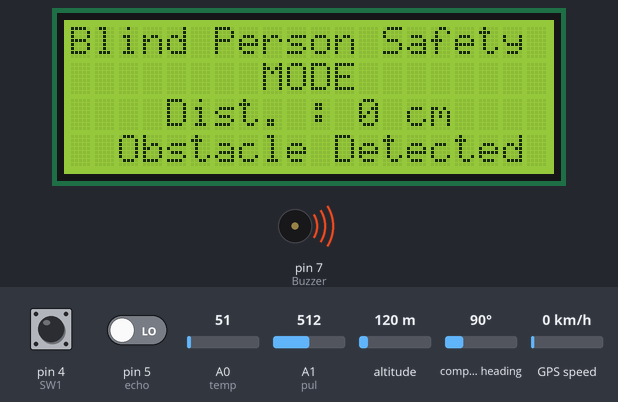
The sketch below on a simulated Arduino Uno, built with avr-gcc and run on an emulated ATmega328P. Parts: 20×4 character LCD, buzzer (waves = sounding, pin HIGH). The inputs (shaded band) are chosen by the test bench; at power-on: pin 4 (SW1) LOW, A0 (temp) = 51, A1 (pul) = 512, pin 5 (echo) LOW, altitude 120 m, compass heading 90°, GPS speed 0 km/h. The GPS gets a fix after 3 s at 37.7749, -122.4194 with 8 satellites; the modem accepts every AT command (registered, SIM ready, sends succeed) and sends nothing else.

Above: at 2.6 s.
2.7 s: pin 4 (SW1) pulled HIGH for 3.2 s
At 7.3 s:
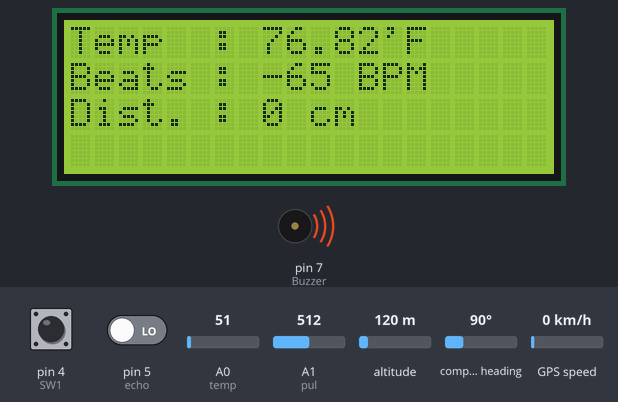
7.6 s: A0 (temp) set to 61
At 9.8 s:
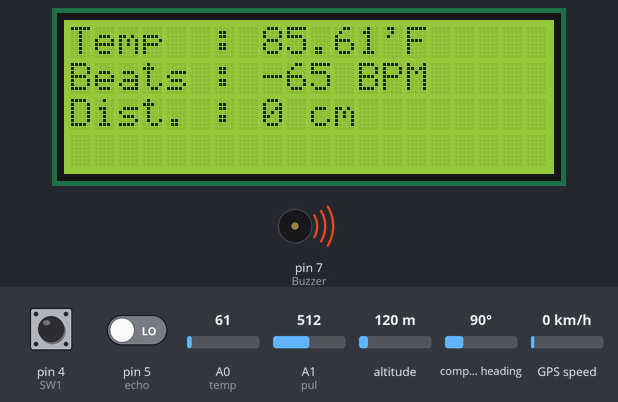
12.6 s: pin 4 (SW1) pulled HIGH for 1 s
15.1 s: A1 (pul) set to 716
At 18.6 s:
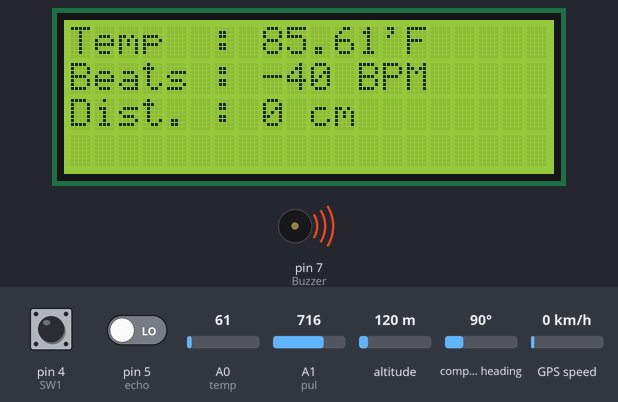
Timing chart, 0 to 20.1 s (numbered marks = the images above; inputs shaded):
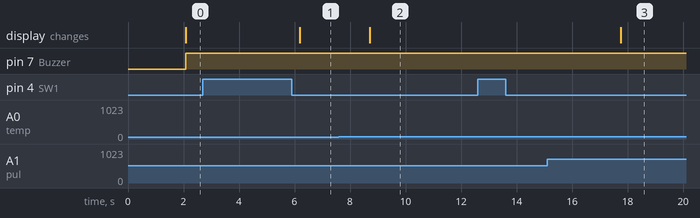

Measured:
- after the input at 2.7 s, the display: changes after 3.5 s (image 1)
- after the input at 7.6 s, the display: changes after 1.1 s (image 2)
- after the input at 12.6 s, every drawn part: stays the same
- after the input at 15.1 s, the display: changes after 2.7 s (image 3)

The sketch:

Women_and_Child_Safety.ino
```cpp
#include <LiquidCrystal.h>
#include <SoftwareSerial.h>
#include <TinyGPS.h>

SoftwareSerial GP(3, 2);

SoftwareSerial GM(1,0);
LiquidCrystal lcd(13,12,11,10,9,8);

TinyGPS gps;

int temp = A0;
int pul = A1;
const int trig = 6;
const int echo = 5;
int SW1 = 4;
int Buzzer = 7;

float lat = 0.0;
float lon = 0.0;

float temp_adc_val;
float temp_val;
int sms_count = 0;
int BPM;
long duration;
long int distance;

void setup()
{
  pinMode(temp, INPUT);
  pinMode(pul, INPUT);
  pinMode(SW1, INPUT);
  pinMode (Buzzer, OUTPUT);

  Serial.begin(9600);
  GM.begin(9600);
  lcd.begin(20,4);
  lcd.clear();
  lcd.setCursor(0,0);
  lcd.print("Women & Child Safety");
  lcd.setCursor(0,2);
  lcd.print("Initializing GSM &");
  lcd.setCursor(5,3);
  lcd.print("GPS Module");


  delay(1000);


}

void loop()
{


  int Swi = digitalRead(SW1);


  if(Swi == HIGH)
  {
    tem();
  pulse();
  dist();


  if((temp_val<88 || temp_val>100)&&(BPM > 130 || BPM < 60))
  {
    while(sms_count<3)
   {
      SendTextMessage();
   }
  }

  else if((BPM > 130 || BPM < 60) && distance<50)
  {
    while(sms_count<3)
   {
      SendTextMessage();
   }
  }

  else if((temp_val<88 || temp_val>100) && distance<50)
  {
    while(sms_count<3)
   {
      SendTextMessage();
   }
  }

  else if((temp_val<88 || temp_val>100) && distance<50 && (BPM > 130 || BPM < 60))
  {
    while(sms_count<3)
   {
      SendTextMessage();
   }
  }

  else
  {
    lcd.clear();
  lcd.setCursor(0,0);
  lcd.print("Temp  : ");
  lcd.print(temp_val);
  lcd.print("'F");
  lcd.setCursor(0,1);
  lcd.print("Beats : ");
  lcd.print(BPM);
  lcd.print(" BPM");


  lcd.setCursor(0,2);
  lcd.print("Dist. : ");
  lcd.print(distance);
  lcd.print(" cm");
  }


 delay(500);
  }

  else if(Swi == LOW)
  {
    dist();
    lcd.clear();
    lcd.setCursor(0,0);
    lcd.print("Blind Person Safety");
    lcd.setCursor(8,1);
    lcd.print("MODE");
    lcd.setCursor(4,2);
    lcd.print("Dist. : ");
    lcd.print(distance);
    lcd.print(" cm");

    if(distance < 100)
    {

      lcd.setCursor(2,3);
      lcd.print("Obstacle Detected");

      digitalWrite(Buzzer, HIGH);


    }
    else
    {
      digitalWrite(Buzzer, LOW);
    }
    delay(500);
  }

 if((temp_val<100 || temp_val>88)||(BPM < 130 || BPM > 60) || distance>50)
 {
  sms_count = 0;
 }

}

void tem()
{
  temp_adc_val = (analogRead(temp))/2.048;
  temp_val = (((temp_adc_val)*9.0)/5.0)+32.0;
}

void pulse()
{
  BPM = (analogRead(pul)*4*88)/250;
  delay(20);
}

void dist()
{
  digitalWrite(trig, HIGH);
  delay(1);
  digitalWrite(trig, LOW);
  duration = pulseIn(echo, HIGH);
  distance = (duration/2)/59.1;
}

void SendTextMessage()
{
  tem();
  pulse();
  dist();

  GP.listen();
  while(GP.available())
  {
    int c = GP.read();
    if(gps.encode(c))
    {
      gps.f_get_position(&lat, &lon);
    }
  }

   lcd.clear();
  lcd.setCursor(0,0);
  lcd.print("Temp  : ");
  lcd.print(temp_val);
  lcd.print("'F");
  lcd.setCursor(0,1);
  lcd.print("Beats : ");
  lcd.print(BPM);
  lcd.print(" BPM");


  lcd.setCursor(0,2);
  lcd.print("Dist. : ");
  lcd.print(distance);
  lcd.print(" cm");


  GM.println("AT+CMGF=1");    //To send SMS in Text Mode
  delay(200);
  GM.println("AT+CMGS=\"+917057727898\"\r");  // change to the phone number you using
  GM.println("AT+CMGS=\"+919822097859\"\r");
  delay(200);
  GM.println("Temperature : " + String(temp_val) + " *F");
  GM.println("Beats : " + String(BPM) +  " BPM");
  GM.println("Obstacle : " + String(distance) +  " cm");
  delay(200);

  GM.println("Myself ABC...");// The SMS text you want to send
  GM.println("I'm in Danger. I want help.");
  GM.println("My location is ");
  GM.print("Latitude : ");
  GM.println(lat, 6);//Latitude Coordinate
  GM.print("Longitude : ");
  GM.println(lon, 6);//Longitude Coordinate
  delay(100);

  GM.println((char)26);//the stopping character
  delay(500);
  sms_count++;

}
```
